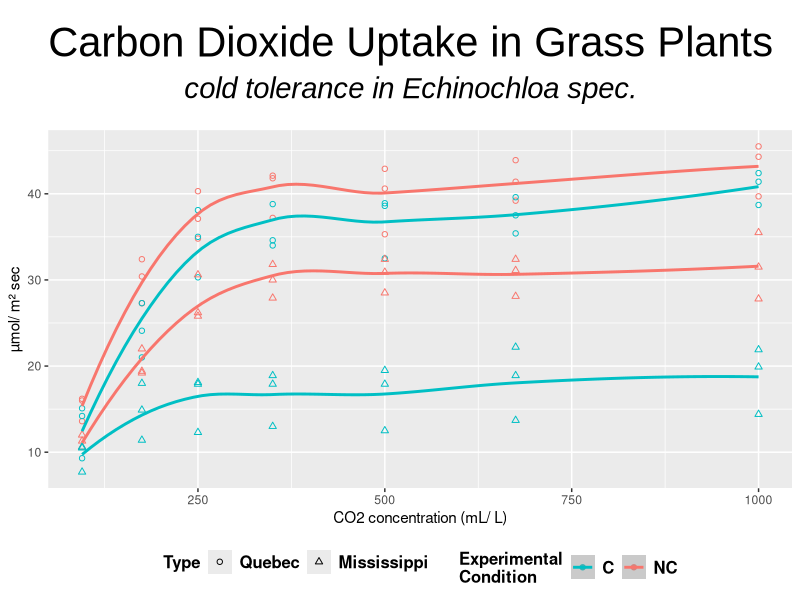

Write the R code that produced this figure.
# Creation date: 
#   2015-08-22
# Created by:
#   HS
# Objective:
#   create scatter plot
# Usage:
#
# Input:
#   
# Output:
#   scatter plot

## ggplot2
## scatterplot  of CO2 data, Type and Condition
	

library(ggplot2)
ggplot(CO2, aes(conc, uptake, color = Treatment, shape = Type)) + 
  geom_point() + 
  scale_shape_manual(values=c(1,2)) +  # Use a hollow circle and triangle
  stat_smooth(method="loess" , level=0)+ # method = lm, glm, gam, loess, rlm

#   geom_point(size = 10) +
#   geom_text(data = CO2,aes(x = conc, y = uptake, label = Plant), size = 3, col = "black") +
#   geom_rect(data = CO2, aes(xmin = conc -.4, xmax = conc + .4, ymin = uptake - .4, ymax = uptake + .4),  alpha=0.1) + 
  
# Titel 
ggtitle(expression(atop("Carbon Dioxide Uptake in Grass Plants", atop(italic("cold tolerance in Echinochloa spec."), ""))))+
theme(plot.title = element_text(size=30, vjust=-1, family="Arial"))+

# Axes
labs(x="CO2 concentration (mL/ L)", y = "µmol/ m² sec") +# axis labels
  #  scale_y_continuous(expand = c(0,0))+ # removes distance between bottom of plot and x-axis
  #  coord_cartesian(xlim=c(0,20))+ # scaling of the x-axis  
  #  coord_cartesian(ylim=c(1,5.5)) # scaling of the y-axis 
  
# Legend
#  theme(legend.position="none")#removes legend
#  theme(legend.title=element_blank()) # removes title of legend
   scale_colour_discrete (name="Experimental\nCondition", # titel of legend
                          breaks=c("chilled", "nonchilled"), # alters order
                          labels=c("C", "NC"))+ # alters label names
  theme(legend.title = element_text(colour="black", size=12, face="bold"), # legend titel
        legend.text = element_text(colour="black", size = 12, face = "bold"), # legend text
#        legend.background = element_rect(fill="gray90", size=.5, linetype="dotted"), # background of plot, default without
        legend.position="bottom" # position of legend, "top", "bottom", "rigth", "left"
  )
